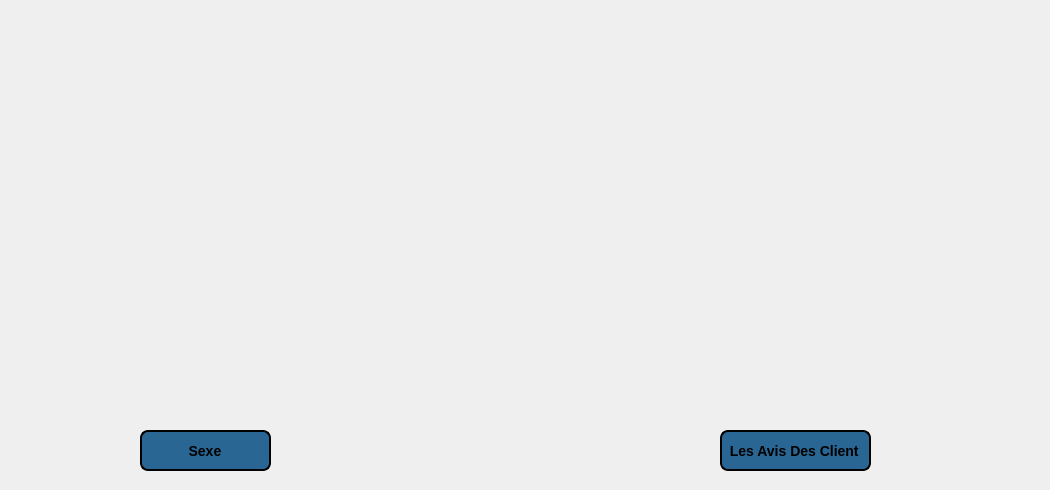
      <widget class="QWidget" name="page_8">
       <widget class="QLabel" name="labelclientsexe">
        <property name="geometry">
         <rect>
          <x>20</x>
          <y>70</y>
          <width>491</width>
          <height>411</height>
         </rect>
        </property>
        <property name="text">
         <string/>
        </property>
       </widget>
       <widget class="QLabel" name="label_40">
        <property name="geometry">
         <rect>
          <x>140</x>
          <y>430</y>
          <width>131</width>
          <height>41</height>
         </rect>
        </property>
        <property name="styleSheet">
         <string notr="true">QLabel{
 border: 2px solid black;   /* blue border */
    border-radius: 8px;
 font-weight: bold;
    font-size: 14px;
background-color: rgb(41, 102, 148);}</string>
        </property>
        <property name="text">
         <string>           Sexe</string>
        </property>
       </widget>
       <widget class="QLabel" name="labelclientavis">
        <property name="geometry">
         <rect>
          <x>550</x>
          <y>60</y>
          <width>491</width>
          <height>411</height>
         </rect>
        </property>
        <property name="text">
         <string/>
        </property>
       </widget>
       <widget class="QLabel" name="label_41">
        <property name="geometry">
         <rect>
          <x>720</x>
          <y>430</y>
          <width>151</width>
          <height>41</height>
         </rect>
        </property>
        <property name="styleSheet">
         <string notr="true">QLabel{
 border: 2px solid black;   /* blue border */
    border-radius: 8px;
 font-weight: bold;
    font-size: 14px;
background-color: rgb(41, 102, 148);}</string>
        </property>
        <property name="text">
         <string> Les Avis Des Client</string>
        </property>
       </widget>
      </widget>
